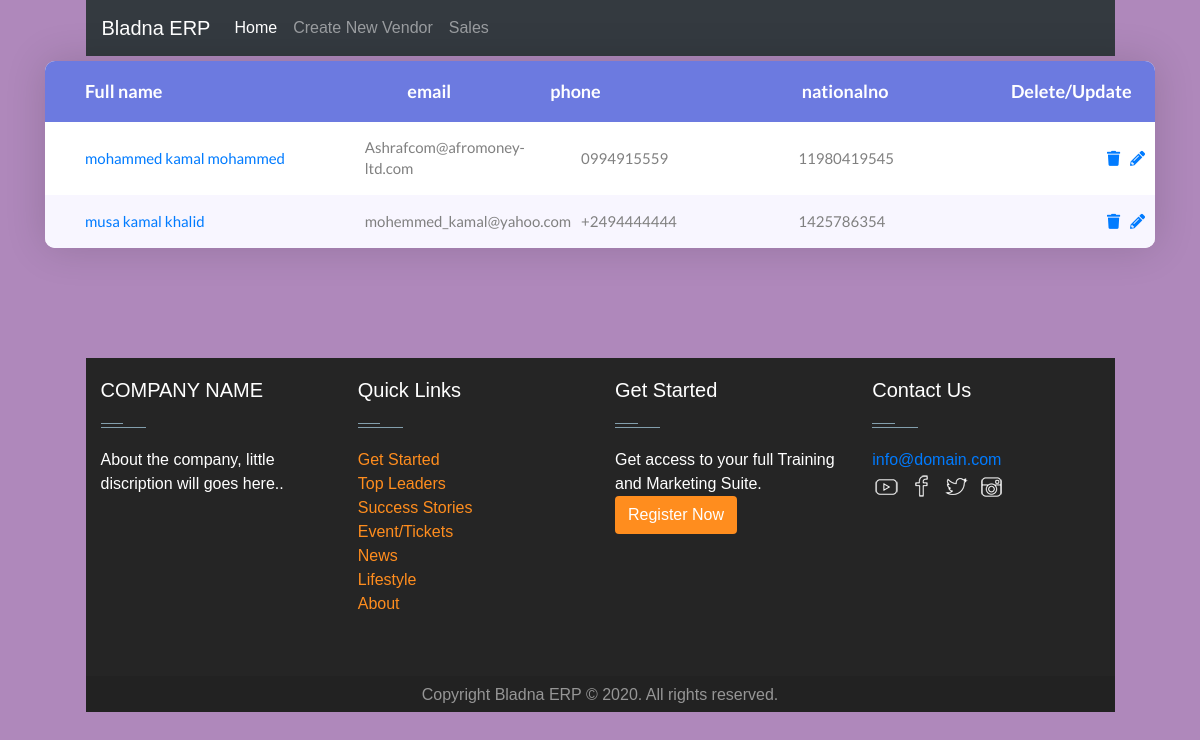
Page /Vendor/ on the committed database.
### Vendors/models.py (models this page shows, shortened)
class Vendor(Customer):
    class Meta:
        verbose_name = "Vendor"
        verbose_name_plural = "Vendor"

### Customers/models.py (models this page shows, shortened)
class Customer(models.Model):
    fname   = models.CharField("First name", max_length=50)
    minName = models.CharField("Miduim name", max_length=50)
    lname   = models.CharField("Last name", max_length=50)
    email   = models.EmailField("Email", max_length=254)
    phone   = models.CharField("phone number", max_length=50)
    nationalno = models.CharField("national number", max_length=50)
    class Meta:
        verbose_name = "Customer"
        verbose_name_plural = "Customers"
    def __str__(self):
        return self.fname+" "+self.minName+" "+self.lname

### Vendors/views.py (the view)
# urls.py: path('Vendor/', VendorListView.as_view(), name='Vendor-list'),
class VendorListView(ListView):
    queryset= Vendor.objects.all()

### templates/Vendors/vendor_list.html
{% extends 'TableBase/index.html' %}
{% block  navbartitle %}
                    <li class="nav-item active">
                        <a class="nav-link" href="{% url 'home' %}">Home <span class="sr-only">(current)</span></a>
                    </li>
                    <li class="nav-item">
                      <a class="nav-link" href="{% url 'Vendor-create' %}">Create New Vendor</a>
                    </li>
                    <li class="nav-item">
                        <a class="nav-link" href="{% url 'sale-index' %}">Sales</a>
                      </li>
{% endblock   %}
{% block thead %}
<th class="cell100 column1 text-justify">Full name</th>
<th class="cell100 column2 text-justify">email</th>
<th class="cell100 column3 text-justify">phone<th>
<th class="cell100 column4 text-justify">nationalno</th>
<th class="cell100 column5 text-justify">Delete/Update</th>
{% endblock %}
{% block Tbody %}
 {% for object in object_list %}
<tr class="row100 body text-justify">
    <td class="cell100 column1 text-justify "><a href="{% url 'customer-detail' object.pk %}">{{object}}</a></td>
    <td class="cell100 column2 text-justify">{{object.email}}</td>
    <td class="cell100 column3 text-justify">{{object.phone}}</td>
    <td class="cell100 column4 text-justify">{{object.nationalno}}</td>
    <td class="cell100 column5 text-justify image-responsive"><td><a href="{% url 'Vendor-delete' object.pk %}" class="fa fa-trash image-responsive "></a>
    </td><td><a href="{% url 'Vendor-update' object.pk %}" class="fa fa-pencil-alt image-responsive"></a></td></td>
 </tr>
{% endfor %}
{% endblock  %}

### static/css/all.css (style rules this page uses)
.fa, .fas, .far, .fal, .fad, .fab { -moz-osx-font-smoothing: grayscale; -webkit-font-smoothing: antialiased; display: inline-block; font-style: normal; font-variant: normal; text-rendering: auto; line-height: 1; }
.fa-pencil-alt:before { content: "\f303"; }
.fa-trash:before { content: "\f1f8"; }
.fa, .fas { font-family: 'Font Awesome 5 Free'; font-weight: 900; }

### static/css/style.css (style rules this page uses)
body { background-color: rgb(175, 136, 187); }
tr td { text-align: left; }

### static/css/main.css (style rules this page uses)
* { margin: 0px; padding: 0px; box-sizing: border-box; }
body, html { height: 100%; font-family: sans-serif; }
a { margin: 0px; transition: all 0.4s; -webkit-transition: all 0.4s; -o-transition: all 0.4s; -moz-transition: all 0.4s; }
ul, li { margin: 0px; list-style-type: none; }
th, td { font-weight: unset; padding-right: 10px; }
.column1 { width: 33%; padding-left: 40px; }
.column2 { width: 13%; }
.column3 { width: 22%; }
.column4 { width: 19%; }
.column5 { width: 13%; }
.table100-head th { padding-top: 18px; padding-bottom: 18px; }
.table100-body td { padding-top: 16px; padding-bottom: 16px; }
.table100.ver1 th { font-family: Lato-Bold; font-size: 18px; color: #fff; line-height: 1.4; background-color: #6c7ae0; }
.table100.ver1 td { font-family: Lato-Regular; font-size: 15px; color: #808080; line-height: 1.4; }
.table100.ver1 .table100-body tr:nth-child(even) { background-color: #f8f6ff; }

### rows in the picture
Vendor: lname "mohammed kamal mohammed", email "Ashrafcom@afromoney-ltd.com", phone "0994915559", nationalno "11980419545"
Vendor: lname "musa kamal khalid", email "mohemmed_kamal@yahoo.com", phone "+2494444444", nationalno "1425786354"
